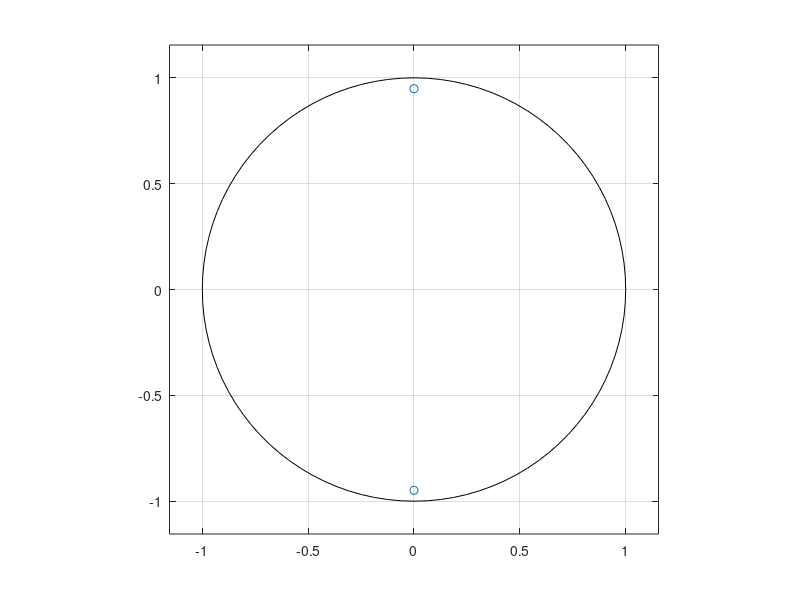

MATLAB code for this plot:
x=[1 zeros(1,29)];

% Se definen los coeficientes de las ecuaciones en diferencias
a=[1 0 0.9];
b=[0.3 0.6 0.3];

% Muestra actual
xn=[0 0 0];
yn=[0 0 0];

for n=1:length(x)
	% Los valores cambian en cada vuelta
	xn(3)=xn(2); xn(2)=xn(1); xn(1)=x(n);

	yn(3)=yn(2); yn(2)=yn(1); yn(1)=0.;

	% Se calcula el resultado de operacion de filtrado
	y(n) = -a*yn' +b*xn';

	% Se actualizan los valores
	yn(1)=y(n);
end

% Pintamos la grafica discreta y continua
stem(y);

% Calculamos los polos
zplane(roots(a))
